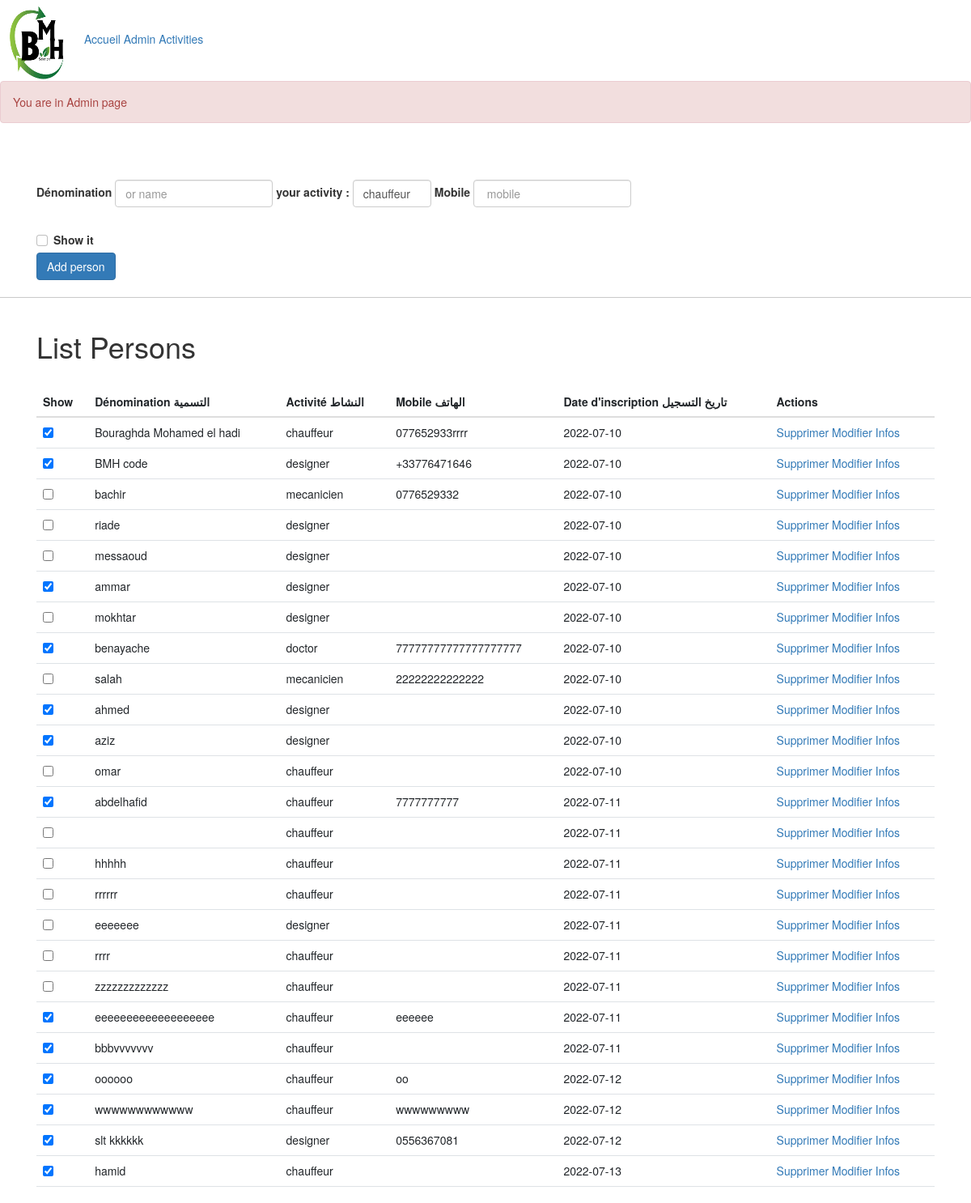
Page /admin_page on the committed database.
### app.py (models this page shows, shortened)
class Person(db.Model):
    id           = db.Column(db.Integer(), primary_key = True)
    name         = db.Column(db.String(60), nullable = False, unique = True)
    mobile       = db.Column(db.String(10), default = 0)
    date_created = db.Column(db.DateTime, default = datetime.utcnow)
    show_me      = db.Column(db.Boolean(), default = False)
    activity_id  = db.Column(db.Integer, db.ForeignKey('activity.id'), nullable=False)

### app.py (the view)
@app.route('/admin_page')
def admin():
    flash("You are in Admin page ")
    persons = Person.query.order_by(Person.date_created).all()
    activities  = Activity.query.order_by(Activity.name).all()
    return render_template("admin_page.html",
                            title   = "admin page",
                            persons = persons,
                            activities = activities,
                            )

### templates/admin_page.html (shortened to what this page needs)
{% extends 'base.html' %}
{% block body %}
<div class="container">
    <h1>List Persons</h1>
    {% if persons|length < 1 %}
        <h4> There are no person. Create one below !</h4>
    {% else %}
        <table class="table">
            <thead>
            <tr>
                <th scope="col">Show</th>
                <th scope="col">Dénomination التسمية</th>
                <th scope="col">Activité النشاط</th>
                <th scope="col">Mobile الهاتف</th>
                <th scope="col">Date d'inscription تاريخ التسجيل</th>
                <th scope="col">Actions</th>
            </tr>
            </thead>
            <br>
            <tbody>
                {% for person in persons %}
                    <tr>
                        <td><input type = "checkbox" name = "mycheckbox"
                            {% if person.show_me  %} checked {% else %} {% endif %}/>
                        </td>
                        <td>{{ person.name }}</td>
                        <td>{{ person.activity_id }}</td>
                        <td>{{ person.mobile }}</td>
                        <td>{{ person.date_created.date() }}</td>
                        <td>
                            <a href="/delete/{{person.id}}">Supprimer </a>
                            <a href="/update/{{person.id}}">Modifier</a>
                            <a href="/view/{{person.id}}">Infos</a>
                        </td>
                    </tr>
                {% endfor %}
            </tbody>
        </table>
    {% endif %}
</div>
{% endblock body%}>

### rows in the picture
Person: show_me "☑", name "Bouraghda Mohamed el hadi", activity_id "chauffeur", mobile "077652933rrrr", date_created "2022-07-10"
Person: show_me "☑", name "BMH code", activity_id "designer", mobile "+33776471646", date_created "2022-07-10"
Person: name "bachir", activity_id "mecanicien", mobile "0776529332", date_created "2022-07-10"
Person: name "riade", activity_id "designer", date_created "2022-07-10"
Person: name "messaoud", activity_id "designer", date_created "2022-07-10"
Person: show_me "☑", name "ammar", activity_id "designer", date_created "2022-07-10"
Person: name "mokhtar", activity_id "designer", date_created "2022-07-10"
Person: show_me "☑", name "benayache", activity_id "doctor", mobile "77777777777777777777", date_created "2022-07-10"
Person: name "salah", activity_id "mecanicien", mobile "22222222222222", date_created "2022-07-10"
Person: show_me "☑", name "ahmed", activity_id "designer", date_created "2022-07-10"
Person: show_me "☑", name "aziz", activity_id "designer", date_created "2022-07-10"
Person: name "omar", activity_id "chauffeur", date_created "2022-07-10"
Person: show_me "☑", name "abdelhafid", activity_id "chauffeur", mobile "7777777777", date_created "2022-07-11"
Person: activity_id "chauffeur", date_created "2022-07-11"
Person: name "hhhhh", activity_id "chauffeur", date_created "2022-07-11"
Person: name "rrrrrr", activity_id "chauffeur", date_created "2022-07-11"
Person: name "eeeeeee", activity_id "designer", date_created "2022-07-11"
Person: name "rrrr", activity_id "chauffeur", date_created "2022-07-11"
Person: name "zzzzzzzzzzzzz", activity_id "chauffeur", date_created "2022-07-11"
Person: show_me "☑", name "eeeeeeeeeeeeeeeeeee", activity_id "chauffeur", mobile "eeeeee", date_created "2022-07-11"
Person: show_me "☑", name "bbbvvvvvvv", activity_id "chauffeur", date_created "2022-07-11"
Person: show_me "☑", name "oooooo", activity_id "chauffeur", mobile "oo", date_created "2022-07-12"
Person: show_me "☑", name "wwwwwwwwwwww", activity_id "chauffeur", mobile "wwwwwwwww", date_created "2022-07-12"
Person: show_me "☑", name "slt kkkkkk", activity_id "designer", mobile "0556367081", date_created "2022-07-12"
Person: show_me "☑", name "hamid", activity_id "chauffeur", date_created "2022-07-13"

### other values in the picture
{{ message }} "You are in Admin page"
form field activity_id "chauffeur"
